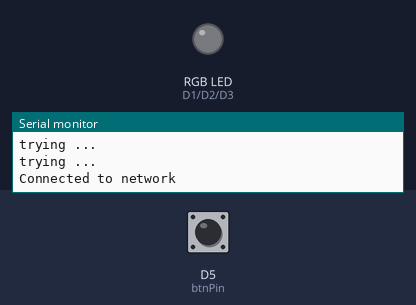
Simulated run of this sketch. Board: ESP8266 (NodeMCU). Parts: an RGB LED mixed from three pins (HIGH = lit), the last lines printed to the serial monitor. The test bench sets the inputs (shaded band); at power-on: D5 (btnPin) HIGH. WiFi joins after 1.5 s; servers stay silent unless stated; uploads are accepted with an empty reply.

Above: at 2.7 s.
2.8 s: D5 (btnPin) pulled LOW for 0.15 s
At 4.3 s:
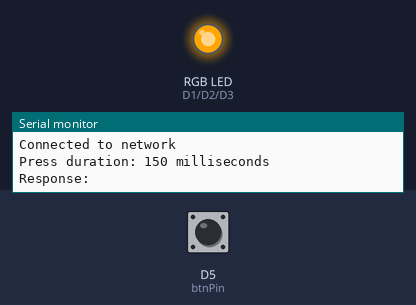
4.6 s: D5 (btnPin) pulled LOW for 1 s
7.1 s: D5 (btnPin) pulled LOW for 0.15 s
Timing chart, 0 to 10.1 s (numbered marks = the images above; inputs shaded):
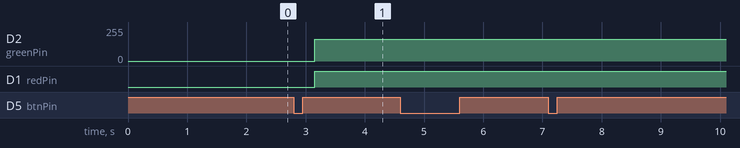

The sketch:

ardsof.ino
```cpp
#define btnPin D5
#define redPin D1
#define greenPin D2
#define bluePin D3

int lastVal;
unsigned long lastPressTime;
unsigned long pressStartTime = 0;
unsigned long pressDuration = 0;

void setup() {
  Serial.begin(9600);
  pinMode(btnPin, INPUT_PULLUP);

  lastPressTime = millis();
  lastVal = digitalRead(btnPin);
  wifiClient_Setup();
}

void loop() {
  int val = digitalRead(btnPin);

  if((val == LOW) && (lastVal == HIGH) && (millis() - lastPressTime > 50)) {
    lastPressTime = millis();
    pressStartTime = lastPressTime; // התחל זמן לחיצה חדש
  }

  // מודדים את משך הלחיצה
  measurePressDuration(val);

  lastVal = val;
}

void measurePressDuration(int btnCurrVal) {
  if (btnCurrVal == LOW) {
    if (pressStartTime != 0) {
      pressDuration = millis() - pressStartTime;
    }
  } else {
    if (pressStartTime != 0) {
      pressDuration = millis() - pressStartTime;
      Serial.print("Press duration: ");
      Serial.print(pressDuration);
      Serial.println(" milliseconds");
      pressStartTime = 0;

      // קריאה לפונקציה לשלוח זמן לשרת רק לאחר סיום הלחיצה
      long currentDuration = readCurrentDurationFromServer();
      if (pressDuration < currentDuration || currentDuration == -1) {
        SendBtnPressed();
        lightTurquoise();
      } else {
        lightOrange();
      }
    }
  }
}

void setRGBColor(int red, int green, int blue) {
  analogWrite(redPin, red);
  analogWrite(greenPin, green);
  analogWrite(bluePin, blue);
}

void lightTurquoise() {
  setRGBColor(0, 255, 255); // תורכיז
}

void lightOrange() {
  setRGBColor(255, 165, 0); // כתום
}
```

k02_ard_btn.ino
```cpp

```

k20_RemoteWiFi.ino
```cpp
#include <ESP8266WiFi.h>
#include <WiFiClient.h>
#include <WiFiUdp.h>
#include <ESP8266HTTPClient.h>

const char* ssid = "RaadHeno";
const char* pswd = "Raad12340";

WiFiClient client;
int server_port = 80; //http

void wifiClient_Setup() {
  Serial.println("wifiSetup");
  WiFi.begin(ssid, pswd);
  while (WiFi.status() != WL_CONNECTED) {
    Serial.println("trying ...");
    delay(100);
  }
  Serial.println("Connected to network");
}

void SendBtnPressed() {
  HTTPClient http;
  const int deviceID = 1121; // מספר רכיב שלך
  const int channel = 1;   // מספר ערוץ שלך

  String dataURL = "http://api.kits4.me/GEN/api.php?ACT=SET&DEV=" + String(deviceID) + "&CH=" + String(channel) + "&VAL=" + String(pressDuration);

  http.begin(client, dataURL);

  int httpCode = http.POST("");

  if (httpCode > 0) {
    String payload = http.getString();
    Serial.println("Response: " + payload);
  } else {
    Serial.println("Error in HTTP request");
  }
  http.end();
}

long readCurrentDurationFromServer() {
  HTTPClient http;
  const int deviceID = 1121; // מספר רכיב שלך
  const int channel = 1;   // מספר ערוץ שלך

  String dataURL = "http://api.kits4.me/GEN/api.php?ACT=GET&DEV=" + String(deviceID) + "&CH=" + String(channel);

  http.begin(client, dataURL);

  int httpCode = http.GET();
  long currentDuration = -1;

  if (httpCode > 0) {
    String payload = http.getString();
    Serial.println("Response: " + payload);
    currentDuration = payload.toInt();
  } else {
    Serial.println("Error in HTTP request");
  }
  http.end();

  return currentDuration;
}
```

Measured:
- after the input at 2.8 s, D2 (greenPin): 0/255 → 165/255 after 0.35 s; D1 (redPin): LOW → HIGH after 0.35 s
